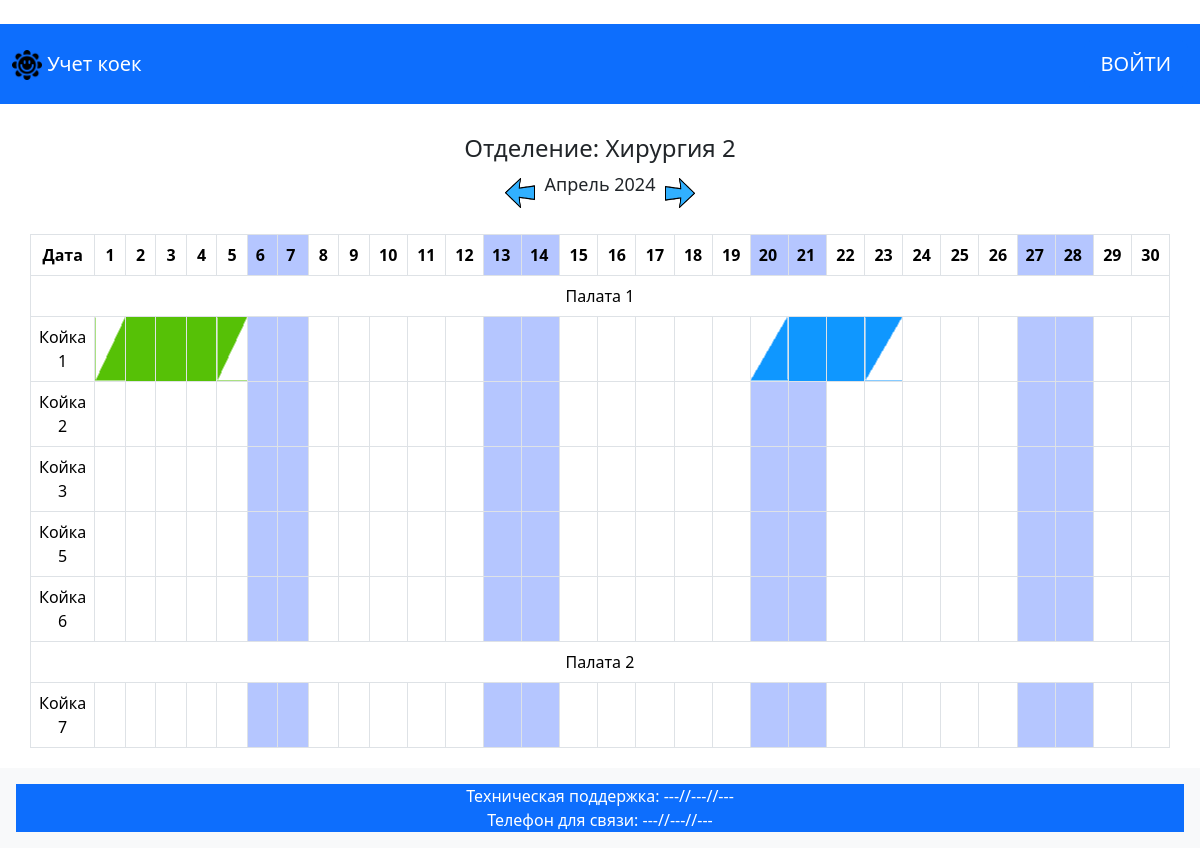
The app's page /khirurgiia-2/2024/4/ with its own data.
### department/models.py (models this page shows, shortened)
class DepartmentModel(models.Model):
    name = models.CharField(
        max_length=STRING_MAX_LENGTH,
        verbose_name='Название отделения',
        unique=True,)
    address = models.CharField(
        max_length=STRING_MAX_LENGTH*2,
        verbose_name='Адрес')
    slug = models.SlugField(
        verbose_name='Слаг',
        unique=True,
        editable=False,)
    class Meta:
        verbose_name = 'Отделение'
        verbose_name_plural = 'Отделения'
    def __str__(self):
        return self.name

class WardModel(models.Model):
    name = models.CharField(
        max_length=STRING_MAX_LENGTH,
        verbose_name='Наименование палаты',
        )
    department = models.ForeignKey(
        DepartmentModel,
        on_delete=models.PROTECT,
        null=True,
        blank=True,
        verbose_name='Находится в отделении',
    )
    slug = models.SlugField(
        verbose_name='Слаг',
        unique=True,
        editable=False,)
    class Meta:
        verbose_name = 'Палата'
        verbose_name_plural = 'Палаты'

class BedModel(models.Model):
    number = models.CharField(
        max_length=STRING_MAX_LENGTH,
        verbose_name='Номер койки',
        )
    ward = models.ForeignKey(
        WardModel,
        on_delete=models.PROTECT,
        null=True,
        blank=True,
        verbose_name='Находится в палате',
    )
    slug = models.SlugField(
        verbose_name='Слаг',
        unique=True,
        editable=False,)
    class Meta:
        verbose_name = 'Койка'
        verbose_name_plural = 'Койки'

### patients/models.py (models this page shows, shortened)
class OccupyWardModel(models.Model):
    full_name = models.CharField(
        max_length=STRING_MAX_LENGTH,
        verbose_name='Фамилия И.О.'
    )
    telephone = models.CharField(
        max_length=STRING_MAX_LENGTH,
        verbose_name='Телефон',
        blank=True,
    )
    bed = models.ForeignKey(
        BedModel,
        on_delete=models.CASCADE,
        verbose_name='Койка',
    )
    date_checkin = models.DateField(
        verbose_name='Дата заселения',
        default=timezone.now,
        null=True,
    )
    date_checkout = models.DateField(
        verbose_name='Дата выселения',
        default=timezone.now().date() + timezone.timedelta(days=3),
        null=True,
    )
    comment = models.TextField(
        blank=True,
        verbose_name='Комментарий'
    )
    operation = models.BooleanField(
        default=False,
        verbose_name='Операция'
    )
    color = RGBColorField(
        default='#8B0000',
        verbose_name='Цвет заливки',
        help_text='Выберите цвет заливки для пациента'
    )
    slug = models.SlugField(
        verbose_name='Слаг',
        unique=True,
        editable=False,
    )
    class Meta:
        verbose_name = 'Заселенная койка'
        verbose_name_plural = 'Заселенные койки'

### pilgrim/views.py (the view, shortened to what this page needs)
# urls.py: path('<str:department_slug>/<int:year>/<int:month>/', AccountBedsView.as_view(), name='account_beds'),
class AccountBedsView(ListView):
    model = WardModel
    template_name = 'account_beds.html'
    context_object_name = 'wards'
    def get_queryset(self):
        department_slug = self.kwargs.get('department_slug')
        department = DepartmentModel.objects.get(slug=department_slug)
        queryset = WardModel.objects.filter(department=department)
        return queryset
    def get_context_data(self, **kwargs):
            context = super().get_context_data(**kwargs)
            context['department_slug'] = self.kwargs.get('department_slug')
            context['year'] = int(self.kwargs.get('year'))
            context['month'] = int(self.kwargs.get('month'))
            department_slug = self.kwargs.get('department_slug')
            department = DepartmentModel.objects.get(slug=department_slug)
            wards = self.get_queryset().filter(department=department)
            context['wards'] = wards
            context['department'] = department
            year = int(self.kwargs.get('year'))
            month = int(self.kwargs.get('month'))
            previous_month = month
            next_month = month
            if month == 1:
                previous_month = 12
                previous_year = year - 1
            else:
                previous_month -= 1
                previous_year = year
            if month == 12:
                next_month = 1
                next_year = year + 1
            else:
                next_month += 1
                next_year = year
            context['previous_month'] = previous_month
            context['previous_year'] = previous_year
            context['next_month'] = next_month
            context['next_year'] = next_year
            month_name = MONTH_NAMES.get(month)
            context['month_name'] = month_name
            year = int(self.kwargs.get('year'))
            month = int(self.kwargs.get('month'))
            _, num_days = calendar.monthrange(year, month)
            days_with_markings = {day: 'Weekend' if calendar.weekday(year, month, day) in [5, 6] else 'Weekday' for day in range(1, num_days + 1)}
            occupancy_data = []
            for ward in wards:
                for bed in ward.bedmodel_set.all():
                    bed_data = {
                        'ward': ward.name,
                        'number': bed.number,
                        'department': bed.ward.department.name,
                        'occupancy': [
                            {
                                'day': day,
                                'occupied': False,
                                'first_day': False,
                                'last_day': False,
                                'operation': False,
                                'color': '#9fb5ffc4' if calendar.weekday(year, month, day) in [5, 6] else '#FFFFFF',  # Change color based on weekday
                                'prev_color': '#FFFFFF'
                            } for day in range(1, num_days + 1)
                        ]
                    }
                    occupancy_data.append(bed_data)
            bookings = OccupyWardModel.objects.order_by('date_checkin').filter(Q(date_checkin__lte=datetime(year, month, num_days)) & Q(date_checkout__gte=datetime(year, month, 1)))
            for booking in bookings:
                current_date = booking.date_checkin
                while current_date <= booking.date_checkout:
                    if current_date.month == month:
                        for bed_data in occupancy_data:
                            if bed_data['ward'] == booking.bed.ward.name and bed_data['number'] == booking.bed.number and bed_data['department'] == booking.bed.ward.department.name:
                                day_data = next((day for day in bed_data['occupancy'] if day['day'] == current_date.day), None)
                                if day_data:
                                    day_data['occupied'] = True
                                    if current_date == booking.date_checkin:
                                        day_data['first_day'] = True
                                    if current_date == booking.date_checkout:
                                        day_data['last_day'] = True
                                    day_data['operation'] = booking.operation
                                    day_data['color'] = booking.color
                                    day_data['ward_slug'] = booking.bed.ward.slug
                                    day_data['bed_slug'] = booking.bed.slug
                                    day_data['prev_color'] = bed_data['occupancy'][current_date.day - 2]['color'] if current_date.day > 1 else '#FFFFFF'
                    current_date += timezone.timedelta(days=1)
            context['num_days'] = num_days + 1
            context['days_with_markings'] = days_with_markings
            context['occupancy_data'] = occupancy_data
            return context

### templates/account_beds.html (shortened to what this page needs)
{% extends 'base.html' %}
{% block body_site_page %}
{% load static %}
<div class="date-container">
    <h2 class="department-heading">Отделение: {{ department }}</h2>
    <div class="navigation">
        <a class="st_left" href="{% url 'account_beds' department_slug=department_slug year=previous_year month=previous_month %}">
            <img src="{% static '/img/st_left.png' %}" alt="" width="30" height="30" class="d-inline-block align-text-top">
        </a>
        <p class="month-year">{{ month_name }} {{ year }}</p>
        <a class="st_right" href="{% url 'account_beds' department_slug=department_slug year=next_year month=next_month %}">
            <img src="{% static '/img/st_right.png' %}" alt="" width="30" height="30" class="d-inline-block align-text-top">
        </a>
    </div>
</div>
<div class="table-container">
    <table class="table table-bordered custom-table">
        <thead>
            <tr>
                <th scope="col" class="text-center">Дата</th>
                {% for day, marking in days_with_markings.items %}
                    {% if marking == 'Weekend' %}
                        <th scope="col" style="background: linear-gradient(to top right, #9fb5ffc4 20%, #9fb5ffc4 80%)">{{day}}</th>
                    {% else %}
                        <th scope="col" class="text-center">{{day}}</th>
                    {% endif %}
                {% endfor %}
            </tr>
        </thead>
        <tbody>
            {% for ward in wards %}
                <tr>
                    <td colspan="{{ num_days }}" class="text-center">Палата {{ ward.name }}</td>
                </tr>
                {% for bed in ward.bedmodel_set.all %}
                    {% for bed_data in occupancy_data %}
                        {% if ward.name == bed_data.ward and bed.number == bed_data.number %}
                            <tr>
                                <td class="text-center">Койка {{ bed.number }}</td>
                                {% for day_data in bed_data.occupancy %}
                                    {% if day_data.occupied %}
                                    {% if day_data.first_day and not day_data.last_day %}
                                        <td class="clickable-cell" onclick="window.location.href='{% url 'day_info' department_slug=department_slug ward_slug=bed.ward.slug bed_slug=bed.slug year=year month=month day=day_data.day %}'" style="background: linear-gradient(to top left, {{ day_data.color }} 50%, #ffffff 50%); color: transparent"></td>
                                    {% elif day_data.last_day %}
                                        <td  style="background: linear-gradient(to top left, #ffffff 50%, {{ day_data.color }} 50%); color: transparent"></td>
                                    {% else %}
                                        {% if day_data.operation %}
                                            <td class="clickable-cell" onclick="window.location.href='{% url 'day_info' department_slug=department_slug ward_slug=bed.ward.slug bed_slug=bed.slug year=year month=month day=day_data.day %}'" style="background: linear-gradient(to top right, {{ day_data.color }} 80%, #FF0000 20%); color: transparent"></td>
                                        {% else %}
                                            <td class="clickable-cell" onclick="window.location.href='{% url 'day_info' department_slug=department_slug ward_slug=bed.ward.slug bed_slug=bed.slug year=year month=month day=day_data.day %}'" style="background: linear-gradient(to top left, {{ day_data.color }} 50%, {{ day_data.color }} 50%); color: transparent"></td>
                                        {% endif %}
                                    {% endif %}
                                {% else %}
                                    {% if day_data.color == "#9fb5ffc4" %}
                                        <td style="background: linear-gradient(to top left, {{ day_data.color }} 50%, {{ day_data.color }} 50%); color: transparent" ></td>
                                    {% else %}
                                        <td ></td>
                                    {% endif %}
                                {% endif %}
                                {% endfor %}
                            </tr>
                        {% endif %}
                    {% endfor %}
                {% endfor %}
            {% endfor %}
        </tbody>
    </table>
</div>
{% endblock body_site_page %}

### templates/account_beds.html (style rules this page uses)
.custom-table { width: 95%; margin: 0 auto; }
.custom-table th:not(:first-child), .custom-table td:not(:first-child) { width: 52px; }
.table-container { margin-top: 20px; margin-bottom: 20px; }
.department-heading { text-align: center; font-size: 24px; margin-top: 10px; }
.month-year { text-align: center; font-size: 18px; }
.date-container { display: flex; justify-content: center; align-items: center; flex-direction: column; text-align: center; margin-top: 20px; }
.navigation { display: flex; align-items: center; }
.st_left, .st_right { margin: 0 10px; }

### records on screen
DepartmentModel: name "Хирургия 2"
WardModel: name "1"
BedModel: number "1"
BedModel: number "2"
BedModel: number "3"
BedModel: number "5"
BedModel: number "6"
WardModel: name "2"
BedModel: number "7"

### other values on screen
{{ month_name }} "Апрель"
{{ year }} "2024"
{{ day }} "1" "2" "3" "4" "5" "8" "9" "10" "11" "12" "15" "16" "17" "18" "19" "22" "23" "24" "25" "26" "29" "30"
{{ day }} "6" "7" "13" "14" "20" "21" "27" "28"
